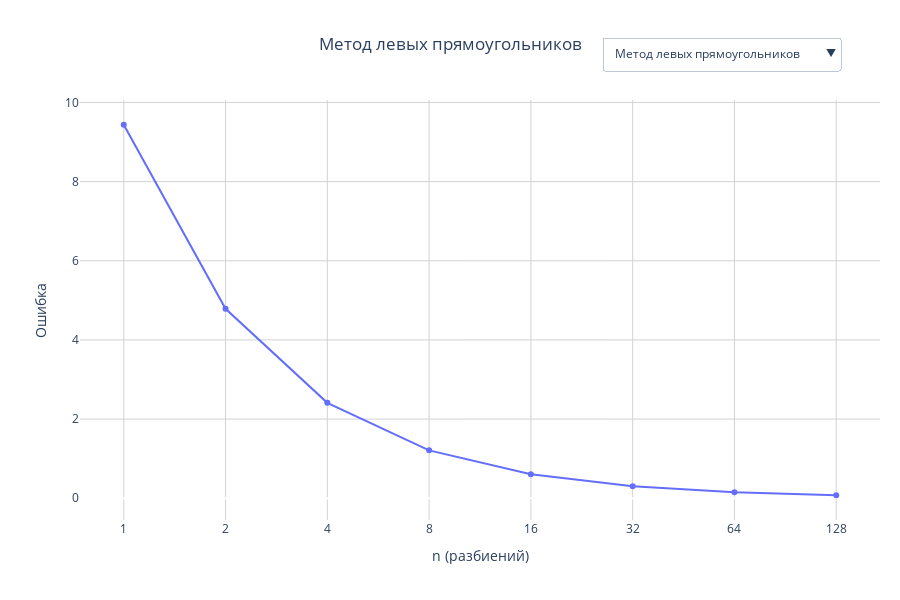

Notebook code cell kept with this figure:
### Code cell
methods = ['rect_l', 'rect_m', 'rect_r', 'trapez', 'simpson']
titles = {
    'rect_l': 'Метод левых прямоугольников',
    'rect_m': 'Метод средних прямоугольников',
    'rect_r': 'Метод правых прямоугольников',
    'trapez': 'Метод трапеций',
    'simpson': 'Метод Симпсона'
}

# Создаем список трассировок для каждого метода
traces = []
for method in methods:
    df_m = df[df['method'] == method]
    traces.append(
        go.Scatter(
            x=df_m['n'],
            y=df_m['error'].abs(),
            mode='lines+markers',
            name=titles[method],
            visible=(method == methods[0])
    )
    )

# Создаем кнопки для выбора методов
buttons = []
for i, method in enumerate(methods):
    visibility = [False] * len(methods)
    visibility[i] = True
    
    buttons.append(
        dict(
            label=titles[method],
            method='update',
            args=[{'visible': visibility},
                  {'title': {'text': titles[method]}}]
        )
    )

#
fig = go.Figure(data=traces)

fig.update_layout(
    updatemenus=[
        dict(
            type='dropdown',
            direction='down',
            x=0.95,  
            y=1.15,  
            xanchor='right',  
            showactive=True,
            buttons=buttons
        )
    ],
    title=dict(
        text=titles[methods[0]],
        x=0.5,
        xanchor='center'
    ),
    xaxis=dict(
        title='n (разбиений)',
        type='log',
        tickvals=df['n'].unique(),
        ticktext=df['n'].unique().astype(str),
        gridcolor='lightgray',
        exponentformat='none'
    ),
    yaxis=dict(
        title='Ошибка',
        gridcolor='lightgray'
    ),
    hovermode='x unified',
    plot_bgcolor='white',
    height=600,
    margin=dict(r=20)  
)

fig.update_layout(
    legend=dict(
        title='Методы',
        yanchor='top',
        y=0.99,
        xanchor='left',
        x=0.01
    )
)

fig.show()

### Figure 1 — Plotly figure (JSON) as saved in the notebook; plotly's stock layout.template omitted (floating-point values rounded to 4 significant figures)
{"data": [{"mode": "lines+markers", "name": "Метод левых прямоугольников", "type": "scatter", "visible": true, "x": [1, 2, 4, 8, 16, 32, 64, 128], "y": [9.437, 4.788, 2.412, 1.21, 0.6063, 0.3034, 0.1518, 0.07591]}, {"mode": "lines+markers", "name": "Метод средних прямоугольников", "type": "scatter", "visible": false, "x": [1, 2, 4, 8, 16, 32, 64, 128], "y": [0.1391, 0.03554, 0.008933, 0.002236, 0.0005593, 0.0001398, 3.496e-05, 8.74e-06]}, {"mode": "lines+markers", "name": "Метод правых прямоугольников", "type": "scatter", "visible": false, "x": [1, 2, 4, 8, 16, 32, 64, 128], "y": [10.0, 4.93, 2.447, 1.219, 0.6085, 0.304, 0.1519, 0.07594]}, {"mode": "lines+markers", "name": "Метод трапеций", "type": "scatter", "visible": false, "x": [1, 2, 4, 8, 16, 32, 64, 128], "y": [0.2817, 0.0713, 0.01788, 0.004474, 0.001119, 0.0002797, 6.992e-05, 1.748e-05]}, {"mode": "lines+markers", "name": "Метод Симпсона", "type": "scatter", "visible": false, "x": [2, 4, 8, 16, 32, 64, 128], "y": [0.001159, 7.403e-05, 4.652e-06, 2.912e-07, 1.821e-08, 1.138e-09, 7.113e-11]}], "layout": {"height": 600, "hovermode": "x unified", "legend": {"title": {"text": "Методы"}, "x": 0.01, "xanchor": "left", "y": 0.99, "yanchor": "top"}, "margin": {"r": 20}, "plot_bgcolor": "white", "title": {"text": "Метод левых прямоугольников", "x": 0.5, "xanchor": "center"}, "updatemenus": [{"buttons": [{"args": [{"visible": [true, false, false, false, false]}, {"title": {"text": "Метод левых прямоугольников"}}], "label": "Метод левых прямоугольников", "method": "update"}, {"args": [{"visible": [false, true, false, false, false]}, {"title": {"text": "Метод средних прямоугольников"}}], "label": "Метод средних прямоугольников", "method": "update"}, {"args": [{"visible": [false, false, true, false, false]}, {"title": {"text": "Метод правых прямоугольников"}}], "label": "Метод правых прямоугольников", "method": "update"}, {"args": [{"visible": [false, false, false, true, false]}, {"title": {"text": "Метод трапеций"}}], "label": "Метод трапеций", "method": "update"}, {"args": [{"visible": [false, false, false, false, true]}, {"title": {"text": "Метод Симпсона"}}], "label": "Метод Симпсона", "method": "update"}], "direction": "down", "showactive": true, "type": "dropdown", "x": 0.95, "xanchor": "right", "y": 1.15}], "xaxis": {"exponentformat": "none", "gridcolor": "lightgray", "ticktext": ["1", "2", "4", "8", "16", "32", "64", "128"], "tickvals": [1, 2, 4, 8, 16, 32, 64, 128], "title": {"text": "n (разбиений)"}, "type": "log"}, "yaxis": {"gridcolor": "lightgray", "title": {"text": "Ошибка"}}}}
